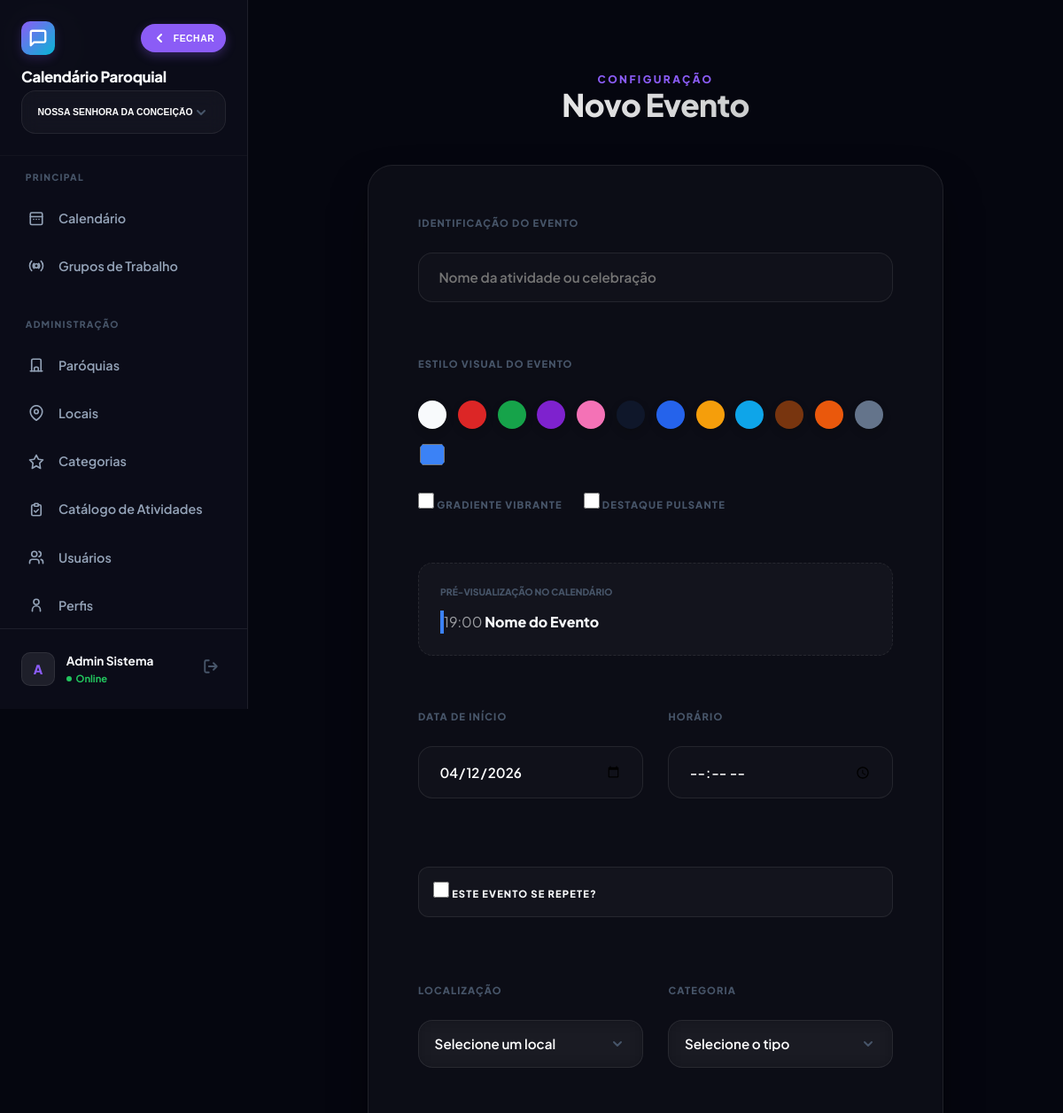
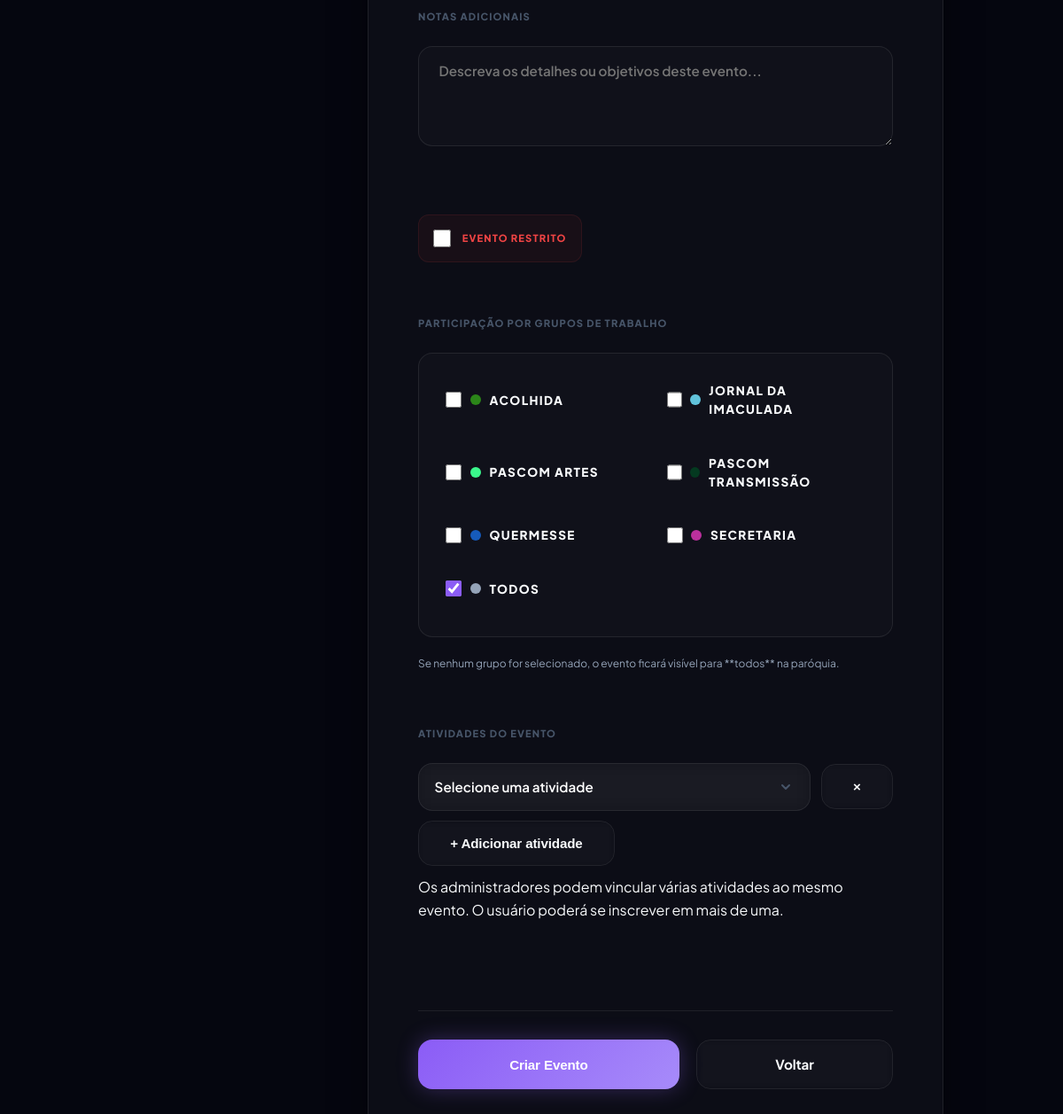
The app's page /novaatividade.php (signed in) with its own data (2 pictures, top to bottom).
### tables this page shows
CREATE TABLE `grupos_trabalho` (
  `id` int(10) unsigned NOT NULL AUTO_INCREMENT,
  `paroquia_id` int(10) unsigned NOT NULL,
  `nome` varchar(100) NOT NULL,
  `descricao` text DEFAULT NULL,
  `cor` varchar(7) DEFAULT '#3b82f6',
  `visivel` tinyint(1) DEFAULT 1,
  `ativo` tinyint(1) DEFAULT 1,
  PRIMARY KEY (`id`)
);

### config.php (called while the page is built, shortened)
<?php
function can(string $permission): bool {
    if (has_level(0) || ($_SESSION['usuario_id'] ?? 0) === 1) {
        return true;
    }
    return isset($_SESSION['perms'][$permission]) && (bool)$_SESSION['perms'][$permission] === true;
}
function has_level(int $min_level): bool {
    return isset($_SESSION['usuario_nivel']) && (int)$_SESSION['usuario_nivel'] <= $min_level;
}
function h(mixed $v): string {
    return htmlspecialchars((string)($v ?? ''), ENT_QUOTES, 'UTF-8');
}
?>

### functions.php (called while the page is built, shortened)
<?php
require_once __DIR__ . '/config.php';
function current_paroquia_id(): int {
    return (int)($_SESSION['paroquia_id'] ?? 0);
}
function getWorkingGroups(mysqli $db, int $paroquiaId, bool $incluirInativos = false): array {
    $sql = "SELECT * FROM grupos_trabalho WHERE paroquia_id = ? " . ($incluirInativos ? "" : "AND ativo = 1") . " ORDER BY nome ASC";
    $stmt = $db->prepare($sql);
    $stmt->bind_param('i', $paroquiaId);
    $stmt->execute();
    $res = $stmt->get_result();
    $grupos = [];
    while ($row = $res->fetch_assoc()) {
        $grupos[] = $row;
    }
    return $grupos;
}
?>

### novaatividade.php (the view, shortened to what this page needs)
<?php
require_once 'functions.php';
$pid = current_paroquia_id();
$data_pref = $_GET['data'] ?? date('Y-m-d');
$gruposTrabalhoRaw = getWorkingGroups($conn, $pid);
$userGroups = getUserGroups($conn, (int)($_SESSION['usuario_id'] ?? 0));
$isAdmin = can('admin_sistema') || ((int)($_SESSION['usuario_nivel'] ?? 99) === 0);
$gruposTrabalho = [];
foreach ($gruposTrabalhoRaw as $g) {
    if ($isAdmin || in_array((int)$g['id'], $userGroups, true)) {
        $gruposTrabalho[] = $g;
    }
}
?>
<!DOCTYPE html>
<html lang="pt-BR">
<head>
    <link rel="stylesheet" href="style.css?v=2.4.5">
    <link rel="stylesheet" href="css/responsive.css?v=2.4.5">
    <div class="app-shell">
        <?php include 'sidebar.php'; ?>
        <main class="main-content">
            <div class="form-container animate-in">
                <header class="form-header">
                    <p style="font-size: 0.75rem; font-weight: 800; letter-spacing: 0.2em; color: var(--primary);">CONFIGURAÇÃO</p>
                    <h1 class="gradient-text">Novo Evento</h1>
                </header>
                <form method="POST" class="glass glass-form">
                    <div class="form-grid">
                        <div class="form-group full-width">
                            <label>Identificação do Evento</label>
                            <input type="text" name="nome" placeholder="Nome da atividade ou celebração" required autofocus>
                        </div>
                        <div class="form-group full-width">
                                <label>Estilo Visual do Evento</label>
                                <div class="color-palette" id="colorPalette">
                                    <?php
                                        $presets = ['#f8fafc', '#dc2626', '#16a34a', '#7e22ce', '#f472b6', '#0f172a', '#2563eb', '#f59e0b', '#0ea5e9', '#78350f', '#ea580c', '#64748b'];
                                        foreach($presets as $p):
                                    ?>
                                        <div class="color-opt" style="background: <?= $p ?>" data-color="<?= $p ?>"></div>
                                    <?php endforeach; ?>
                                    <input type="color" name="cor" id="customColor" value="#3b82f6" style="width:32px; height:32px; padding:0; border:none; background:transparent; cursor:pointer;" title="Cor Personalizada">
                                </div>
                                <div class="style-toggles">
                                    <label class="style-toggle">
                                        <input type="checkbox" name="is_multi_color" id="isMulti">
                                        Gradiente Vibrante
                                    </label>
                                    <label class="style-toggle">
                                        <input type="checkbox" name="is_flashing" id="isFlash">
                                        Destaque Pulsante
                                    </label>
                                </div>
                                <div class="preview-box">
                                    <span class="preview-label">Pré-visualização no Calendário</span>
                                    <div id="previewPill" class="act-pill" style="border-left: 4px solid #3b82f6; width: fit-content; pointer-events: none;">
                                        <span style="opacity: 0.6;">19:00</span>
                                        <strong id="previewName" style="font-weight: 800;">Nome do Evento</strong>
                                    </div>
                                </div>
                            </div>
                            <div class="form-group">
                                <label>Data de Início</label>
                                <input type="date" name="data_inicio" value="<?= h($data_pref) ?>" required>
                            </div>
                            <div class="form-group">
                                <label>Horário</label>
                                <input type="time" name="hora_inicio">
                            </div>
                            <div class="form-group full-width">
                                <label class="style-toggle" style="color: var(--text); background: rgba(255,255,255,0.03); padding: 1rem; border-radius: 12px; border: 1px solid var(--border); margin-top: 1rem;">
                                    <input type="checkbox" name="se_repete" id="seRepete">
                                    Este evento se repete?
                                </label>
                            </div>
                            <div class="form-group">
                                <label>Localização</label>
                                <select name="local_id">
                                    <option value="">Selecione um local</option>
                                </select>
                            </div>
                            <div class="form-group">
                                <label>Categoria</label>
                                <select name="tipo_id">
                                    <option value="">Selecione o tipo</option>
                                </select>
                            </div>
                        <div class="form-group full-width">
                            <label>Notas Adicionais</label>
                            <textarea name="descricao" rows="4" placeholder="Descreva os detalhes ou objetivos deste evento..."></textarea>
                        </div>
                        <?php if (can('ver_restritos')): ?>
                        <div class="form-group full-width" style="margin-top: 1rem;">
                            <div style="display: flex; align-items: center; gap: 0.8rem; background: rgba(239, 68, 68, 0.05); padding: 1rem; border-radius: 12px; border: 1px solid rgba(239, 68, 68, 0.1); width: fit-content;">
                                <input type="checkbox" name="restrito" id="restrito" style="width: 20px; height: 20px; cursor: pointer;">
                                <label for="restrito" style="margin: 0; cursor: pointer; color: #ef4444;">Evento Restrito</label>
                            </div>
                        </div>
                        <?php endif; ?>
                        <div class="form-group full-width">
                            <label>Participação por Grupos de Trabalho</label>
                            <div class="groups-checkbox-list" style="display: grid; grid-template-columns: repeat(auto-fill, minmax(200px, 1fr)); gap: 0.8rem; background: rgba(255,255,255,0.02); padding: 1.5rem; border-radius: 16px; border: 1px solid var(--border);">
                                <?php if (empty($gruposTrabalho)): ?>
                                    <p style="color: var(--text-dim); font-size: 0.8rem; margin: 0;">Você não possui grupos disponíveis para seleção.</p>
                                <?php else: ?>
                                    <?php foreach ($gruposTrabalho as $grp): ?>
                                        <label style="display: flex; align-items: center; gap: 0.6rem; cursor: pointer; font-size: 0.85rem; color: var(--text); padding: 0.4rem; border-radius: 8px; transition: background 0.2s;">
                                            <input type="checkbox" name="grupos_evento[]" value="<?= $grp['id'] ?>" style="width: 18px; height: 18px; accent-color: var(--primary); cursor: pointer;" <?= $grp['nome'] === 'Todos' ? 'checked' : '' ?>>
                                            <span style="display:inline-block; width:12px; height:12px; border-radius:50%; background:<?= $grp['cor'] ?? '#fff' ?>;"></span>
                                            <?= h($grp['nome']) ?>
                                        </label>
                                    <?php endforeach; ?>
                                <?php endif; ?>
                            </div>
                            <small style="color: var(--text-dim); font-size: 0.75rem; margin-top: 0.5rem; display: block;">Se nenhum grupo for selecionado, o evento ficará visível para **todos** na paróquia.</small>
                        </div>
                        <div class="form-group full-width">
                            <label>Atividades do Evento</label>
                            <div id="eventActivitiesBox" class="event-activities-box"></div>
                            <button type="button" id="addEventActivity" class="btn btn-ghost" style="width: fit-content;">+ Adicionar atividade</button>
                            <div class="event-activities-help">
                                Os administradores podem vincular várias atividades ao mesmo evento. O usuário poderá se inscrever em mais de uma.
                            </div>
                        </div>
                        <div class="form-actions full-width">
                            <button type="submit" class="btn btn-primary shimmer">Criar Evento</button>
                            <a href="index.php" class="btn btn-ghost">Voltar</a>
                        </div>
                    </div>
                </form>
            </div>
        </main>
    </div>
</body>
</html>

### style.css (style rules this page uses)
:root { --bg: #05060f; --bg-darker: #020308; --panel: rgba(255, 255, 255, 0.03); --panel-hi: rgba(255, 255, 255, 0.08); --border: rgba(255, 255, 255, 0.08); --border-hi: rgba(255, 255, 255, 0.15); --primary: #8b5cf6; --primary-rgb: 139, 92, 246; --accent: #06b6d4; --accent-rgb: 6, 182, 212; --text: #f8fafc; --text-dim: #94a3b8; --text-ghost: #475569; --sh-lg: 0 25px 50px -12px rgba(0, 0, 0, 0.7); --sh-primary: 0 0 25px rgba(var(--primary-rgb), 0.3); --sh-accent: 0 0 25px rgba(var(--accent-rgb), 0.3); --r-md: 16px; --r-lg: 28px; --anim: 0.4s cubic-bezier(0.16, 1, 0.3, 1); }
*, *::before, *::after { box-sizing: border-box; margin: 0; padding: 0; outline: none; }
.glass { background: var(--panel); backdrop-filter: blur(20px) saturate(180%); -webkit-backdrop-filter: blur(20px) saturate(180%); border: 1px solid var(--border); border-radius: var(--r-lg); box-shadow: var(--sh-lg); }
.btn { display: inline-flex; align-items: center; justify-content: center; gap: 0.8rem; padding: 1rem 2.2rem; border-radius: var(--r-md); font-weight: 700; border: none; cursor: pointer; transition: all var(--anim); text-decoration: none; font-size: 0.95rem; letter-spacing: -0.01em; }
.btn-primary { background: linear-gradient(135deg, var(--primary), #a78bfa); color: #fff; box-shadow: var(--sh-primary); position: relative; overflow: hidden; }
.btn-primary::before { content: ''; position: absolute; top: 0; left: -100%; width: 100%; height: 100%; background: linear-gradient(90deg, transparent, rgba(255,255,255,0.2), transparent); transition: 0.5s; }
.btn-ghost { background: transparent; color: var(--text); border: 1px solid var(--border); backdrop-filter: blur(5px); }
.animate-in { animation: fluidEntrance 0.8s var(--anim) forwards; }
.form-actions { display: flex; gap: 1.2rem; margin-top: 2.5rem; padding-top: 2rem; border-top: 1px solid var(--border); }
.form-actions .btn { flex: 1; height: 56px; }
.form-actions .btn-primary { flex: 1.5; }
h1 { font-size: clamp(1.8rem, 6vw, 2.4rem); font-weight: 900; letter-spacing: -0.04em; line-height: 1.1; }
.gradient-text { background: linear-gradient(to right, #fff, rgba(255,255,255,0.7)); -webkit-background-clip: text; background-clip: text; -webkit-text-fill-color: transparent; }
.form-group { margin-bottom: 2rem; position: relative; }
.form-group label { display: block; font-size: 0.7rem; font-weight: 800; color: var(--text-ghost); margin-bottom: 0.8rem; letter-spacing: 0.1em; text-transform: uppercase; }
.form-group input, .form-group select, .form-group textarea { width: 100%; background: rgba(255, 255, 255, 0.02); border: 1px solid var(--border); padding: 1.1rem 1.4rem; border-radius: 16px; color: #fff; font-family: inherit; font-weight: 600; font-size: 0.95rem; transition: all 0.3s cubic-bezier(0.4, 0, 0.2, 1); }
.form-group select { cursor: pointer; appearance: none; background-repeat: no-repeat; background-position: right 1.2rem center; padding-right: 3rem; }
.shimmer { position: relative; overflow: hidden; }
.shimmer::after { content: ''; position: absolute; inset: 0; transform: translateX(-100%); background: linear-gradient(90deg, transparent, rgba(255,255,255,0.1), transparent); animation: shimmer-anim 2.5s infinite; }

### sidebar.php (style rules this page uses)
:root { --sidebar-w: 280px; }

### records on screen
grupos_trabalho: nome "ACOLHIDA"
grupos_trabalho: nome "JORNAL DA IMACULADA"
grupos_trabalho: nome "PASCOM ARTES"
grupos_trabalho: nome "PASCOM TRANSMISSÃO"
grupos_trabalho: nome "QUERMESSE"
grupos_trabalho: nome "SECRETARIA"
grupos_trabalho: nome "☑", nome "TODOS"

### other values on screen
$initials "A"
$nome "Admin Sistema"
form field value "Nossa Senhora da Conceição"
